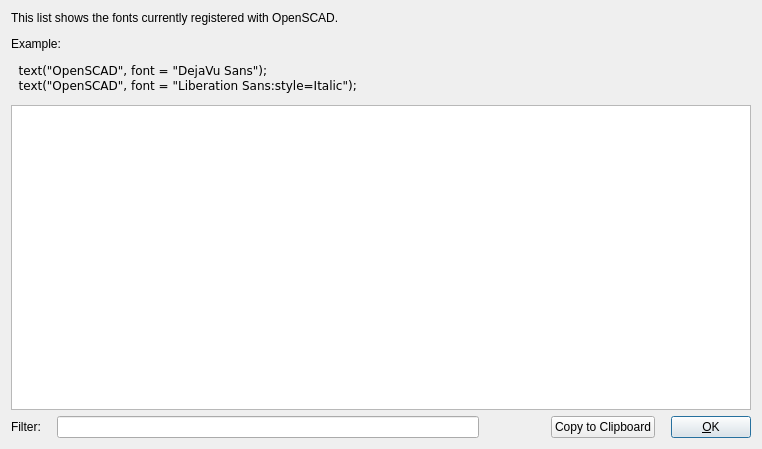
<?xml version="1.0" encoding="UTF-8"?>
<ui version="4.0">
 <class>FontListDialog</class>
 <widget class="QDialog" name="FontListDialog">
  <property name="geometry">
   <rect>
    <x>0</x>
    <y>0</y>
    <width>762</width>
    <height>449</height>
   </rect>
  </property>
  <property name="windowTitle">
   <string>OpenSCAD Font List</string>
  </property>
  <layout class="QGridLayout" name="gridLayout">
   <property name="horizontalSpacing">
    <number>16</number>
   </property>
   <property name="verticalSpacing">
    <number>6</number>
   </property>
   <item row="4" column="4">
    <widget class="QPushButton" name="okButton">
     <property name="sizePolicy">
      <sizepolicy hsizetype="Minimum" vsizetype="Fixed">
       <horstretch>0</horstretch>
       <verstretch>0</verstretch>
      </sizepolicy>
     </property>
     <property name="text">
      <string>&amp;OK</string>
     </property>
    </widget>
   </item>
   <item row="4" column="3">
    <widget class="QPushButton" name="copyButton">
     <property name="text">
      <string>Copy to Clipboard</string>
     </property>
    </widget>
   </item>
   <item row="4" column="2">
    <spacer name="horizontalSpacer">
     <property name="orientation">
      <enum>Qt::Horizontal</enum>
     </property>
     <property name="sizeType">
      <enum>QSizePolicy::Fixed</enum>
     </property>
     <property name="sizeHint" stdset="0">
      <size>
       <width>40</width>
       <height>20</height>
      </size>
     </property>
    </spacer>
   </item>
   <item row="4" column="1">
    <widget class="QLineEdit" name="filterLineEdit"/>
   </item>
   <item row="4" column="0">
    <widget class="QLabel" name="label_2">
     <property name="text">
      <string>Filter:</string>
     </property>
    </widget>
   </item>
   <item row="2" column="0" colspan="5">
    <widget class="FontListTableView" name="tableView">
     <property name="dragEnabled">
      <bool>true</bool>
     </property>
     <property name="dragDropMode">
      <enum>QAbstractItemView::DragOnly</enum>
     </property>
     <property name="selectionBehavior">
      <enum>QAbstractItemView::SelectRows</enum>
     </property>
    </widget>
   </item>
   <item row="0" column="0" colspan="5">
    <widget class="QLabel" name="label">
     <property name="text">
      <string>&lt;html&gt;&lt;head/&gt;&lt;body&gt;&lt;p&gt;This list shows the fonts currently registered with OpenSCAD.&lt;/p&gt;&lt;p&gt;Example:&lt;/p&gt;&lt;pre style=&quot; margin-top:12px; margin-bottom:0px; margin-left:0px; margin-right:0px; -qt-block-indent:0; text-indent:0px;&quot;&gt;&lt;span style=&quot; font-family:'Courier New,courier';&quot;&gt;  text(&amp;quot;OpenSCAD&amp;quot;, font = &amp;quot;DejaVu Sans&amp;quot;);&lt;/span&gt;&lt;/pre&gt;&lt;pre style=&quot; margin-top:0px; margin-bottom:12px; margin-left:0px; margin-right:0px; -qt-block-indent:0; text-indent:0px;&quot;&gt;&lt;span style=&quot; font-family:'Courier New,courier';&quot;&gt;  text(&amp;quot;OpenSCAD&amp;quot;, font = &amp;quot;Liberation Sans:style=Italic&amp;quot;);&lt;/span&gt;&lt;/pre&gt;&lt;/body&gt;&lt;/html&gt;</string>
     </property>
     <property name="textFormat">
      <enum>Qt::RichText</enum>
     </property>
     <property name="wordWrap">
      <bool>true</bool>
     </property>
    </widget>
   </item>
   <item row="1" column="0">
    <spacer name="verticalSpacer">
     <property name="orientation">
      <enum>Qt::Vertical</enum>
     </property>
     <property name="sizeType">
      <enum>QSizePolicy::Fixed</enum>
     </property>
     <property name="sizeHint" stdset="0">
      <size>
       <width>20</width>
       <height>6</height>
      </size>
     </property>
    </spacer>
   </item>
  </layout>
 </widget>
 <customwidgets>
  <customwidget>
   <class>FontListTableView</class>
   <extends>QTableView</extends>
   <header>gui/FontListTableView.h</header>
  </customwidget>
 </customwidgets>
 <resources>
  <include location="../../resources/common.qrc"/>
 </resources>
 <connections/>
</ui>
